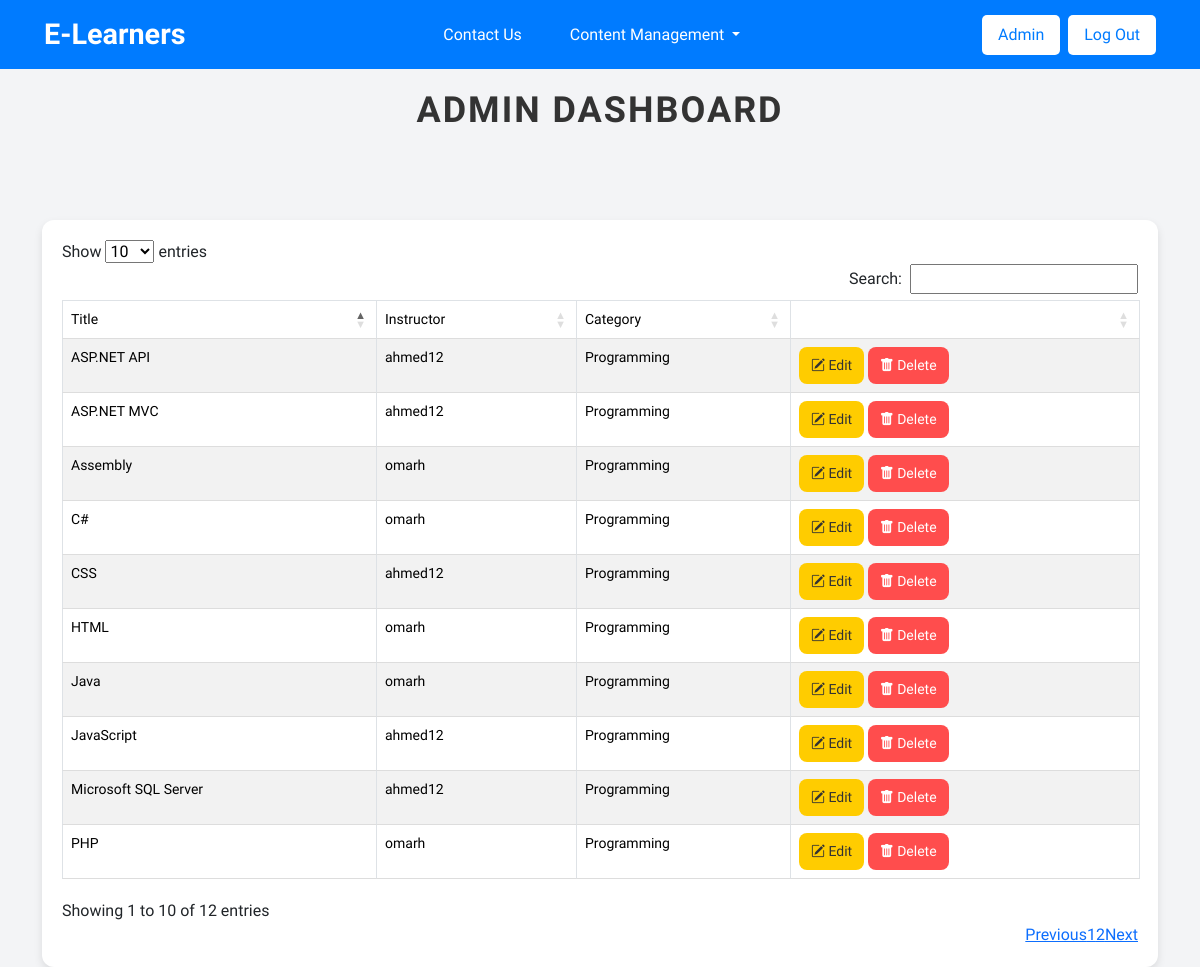
The page /Areas/Admin/Courses.php (signed in) on the database its author committed.
### tables this page shows
CREATE TABLE `courses` (
  `Id` bigint(20) NOT NULL,
  `Title` varchar(255) NOT NULL,
  `Description` varchar(700) NOT NULL,
  `Price` decimal(10,0) NOT NULL,
  `ImageUrl` varchar(255) DEFAULT NULL,
  `CategoryId` int(11) NOT NULL,
  `InstructorId` bigint(20) DEFAULT NULL
);

CREATE TABLE `users` (
  `Id` bigint(20) NOT NULL,
  `FirstName` varchar(255) NOT NULL,
  `LastName` varchar(255) NOT NULL,
  `Username` varchar(255) NOT NULL,
  `Email` varchar(255) NOT NULL,
  `Password` varchar(255) NOT NULL,
  `verify_token` varchar(255) DEFAULT NULL,
  `verify_status` varchar(255) DEFAULT NULL,
  `role_id` bigint(20) NOT NULL
);

CREATE TABLE `categories` (
  `Id` int(11) NOT NULL,
  `Name` varchar(30) NOT NULL
);

### Areas/Admin/Courses.php (the view, shortened to what this page needs)
<?php
include "../../config/database.php";
$query = "SELECT courses.*, Username, categories.Name FROM courses INNER JOIN users ON users.Id = courses.InstructorId
INNER JOIN categories ON courses.categoryId = categories.Id";
$result = mysqli_query($conn, $query);
?>
<!DOCTYPE html>
<html>
<head>
     <link rel="stylesheet" href="https://cdn.jsdelivr.net/npm/bootstrap-icons@1.11.3/font/bootstrap-icons.css">
     <link rel="stylesheet" href="https://cdn.datatables.net/1.13.6/css/dataTables.bootstrap5.min.css">
     <link rel="stylesheet" href="https://cdn.jsdelivr.net/npm/bootstrap@5.3.2/dist/css/bootstrap.min.css">
     <link rel="stylesheet" href="../../assets/css/all.min.css">
     <link rel="stylesheet" href="../../assets/css/bootstrap.min.css">
     <link rel="stylesheet" href="../../assets/css/Admin.css">
</head>
<body>
     <header>
          <nav class="navbar navbar-expand-lg">
               <div class="container-fluid">
                    <a href="../../index.php" class="logo navbar-brand">E-Learners</a>
                    <div class="collapse navbar-collapse" id="navbarContent">
                         <ul class="nav-links navbar-nav mx-auto">
                              <li class="nav-item"><a class="nav-link" href="../../Views/contact.php">Contact Us</a></li>
                              <?php if (isset($_SESSION['role']) && $_SESSION['role'] === "Admin"): ?>
                                   <li class="nav-item dropdown">
                                        <a class="dropdown-toggle nav-link" href="#" role="button" data-bs-toggle="dropdown" aria-expanded="false">
                                             Content Management
                                        </a>
                                   </li>
                              <?php endif ?>
                         </ul>
                         <div class="auth-buttons d-flex">
                              <?php if (isset($_SESSION['user_id'])): ?>
                                   <a href="#" class="login-btn me-2"><?php echo $_SESSION['username']; ?></a>
                                   <a href="../../Controllers/Logout.php" class="register-btn">Log Out</a>
                              <?php else: ?>
                                   <a href="../../Views/login.php" class="login-btn me-2">Login</a>
                                   <a href="../../Views/register.php" class="register-btn">Register</a>
                              <?php endif; ?>
                         </div>
                    </div>
               </div>
          </nav>
     </header>
     <div class="container">
          <div class="admin-dashboard-header">
               <h1>Admin Dashboard</h1>
          </div>
          <div class="table-responsive">
               <table id="course_data" class="responsiveTableWidth table table-striped table-bordered">
                    <thead>
                         <tr>
                              <td>Title</td>
                              <td>Instructor</td>
                              <td>Category</td>
                              <td></td>
                         </tr>
                    </thead>
                    <?php
                    while ($row = mysqli_fetch_array($result)) {
                         echo '
                               <tr>
                               <td>' . $row["Title"] . '</td>
                               <td>' . $row["Username"] . '</td>
                               <td>' . $row["Name"] . '</td>
                               <td>
                               <a href="../../Views/updatecourse.php?id=' . $row['Id'] . '" class="btn btn-warning">
                               <i class="bi bi-pencil-square"></i>  Edit
                               </a>
                               <a href="../../Views/deletecourse.php?id=' . $row['Id'] . '"class="btn btn-danger">
                               <i class="bi bi-trash-fill"></i> Delete
                               </a>
                               </td>
                               </tr>
                               ';
                    }
                    ?>
               </table>
          </div>
     </div>
</body>
</html>

### assets/css/Admin.css (style rules this page uses)
body { margin: 0; padding: 0; font-family: "Parkinsans", sans-serif; background-color: #f3f4f6; }
.admin-dashboard-header h1 { text-align: center; font-size: 36px; font-weight: bold; color: #333; text-transform: uppercase; letter-spacing: 2px; margin: 20px 0 40px; }
header { background-color: #007bff; color: #fff; }
.navbar { padding: 0.5rem 2rem; }
.logo { font-size: 1.8rem; font-weight: bold; color: #fff; text-decoration: none; }
.nav-links { display: flex; gap: 2rem; }
.nav-links .nav-link { color: #fff; font-size: 1rem; padding: 0.5rem 1rem; border-radius: 5px; text-decoration: none; transition: all 0.3s ease; }
.auth-buttons .login-btn, .auth-buttons .register-btn { background-color: #fff; color: #007bff; text-decoration: none; padding: 0.5rem 1rem; border-radius: 5px; transition: all 0.3s ease-in-out; }
.table-responsive { margin-top: 20px; background-color: #ffffff; padding: 20px; border-radius: 12px; box-shadow: 0 4px 8px rgba(0, 0, 0, 0.1); }
table { border-collapse: collapse; }
table thead tr { background-color: #58a2eb; color: #ffffff; text-align: left; }
table tbody tr { background-color: #f9f9f9; transition: all 0.4s ease; }
table td { padding: 12px 15px; font-size: 14px; color: #333333; border-bottom: 1px solid #dddddd; }
.btn { font-size: 14px; padding: 8px 12px; border-radius: 8px; color: white; text-decoration: none; transition: all 0.3s ease; }
.btn-warning { background-color: #ffcc00; border: none; color: #333333; }
.btn-danger { background-color: #ff4d4d; border: none; }

### rows shown on the page
courses: Title "HTML", InstructorId.Username "omarh", CategoryId.Name "Programming"
courses: Title "JavaScript", InstructorId.Username "ahmed12", CategoryId.Name "Programming"
courses: Title "Microsoft SQL Server", InstructorId.Username "ahmed12", CategoryId.Name "Programming"
courses: Title "PHP", InstructorId.Username "omarh", CategoryId.Name "Programming"
courses: Title "Java", InstructorId.Username "omarh", CategoryId.Name "Programming"
courses: Title "Assembly", InstructorId.Username "omarh", CategoryId.Name "Programming"
courses: Title "ASP.NET MVC", InstructorId.Username "ahmed12", CategoryId.Name "Programming"
courses: Title "CSS", InstructorId.Username "ahmed12", CategoryId.Name "Programming"
courses: Title "ASP.NET API", InstructorId.Username "ahmed12", CategoryId.Name "Programming"
courses: Title "C#", InstructorId.Username "omarh", CategoryId.Name "Programming"

### other values the page prints
$_SESSION['username'] "Admin"
